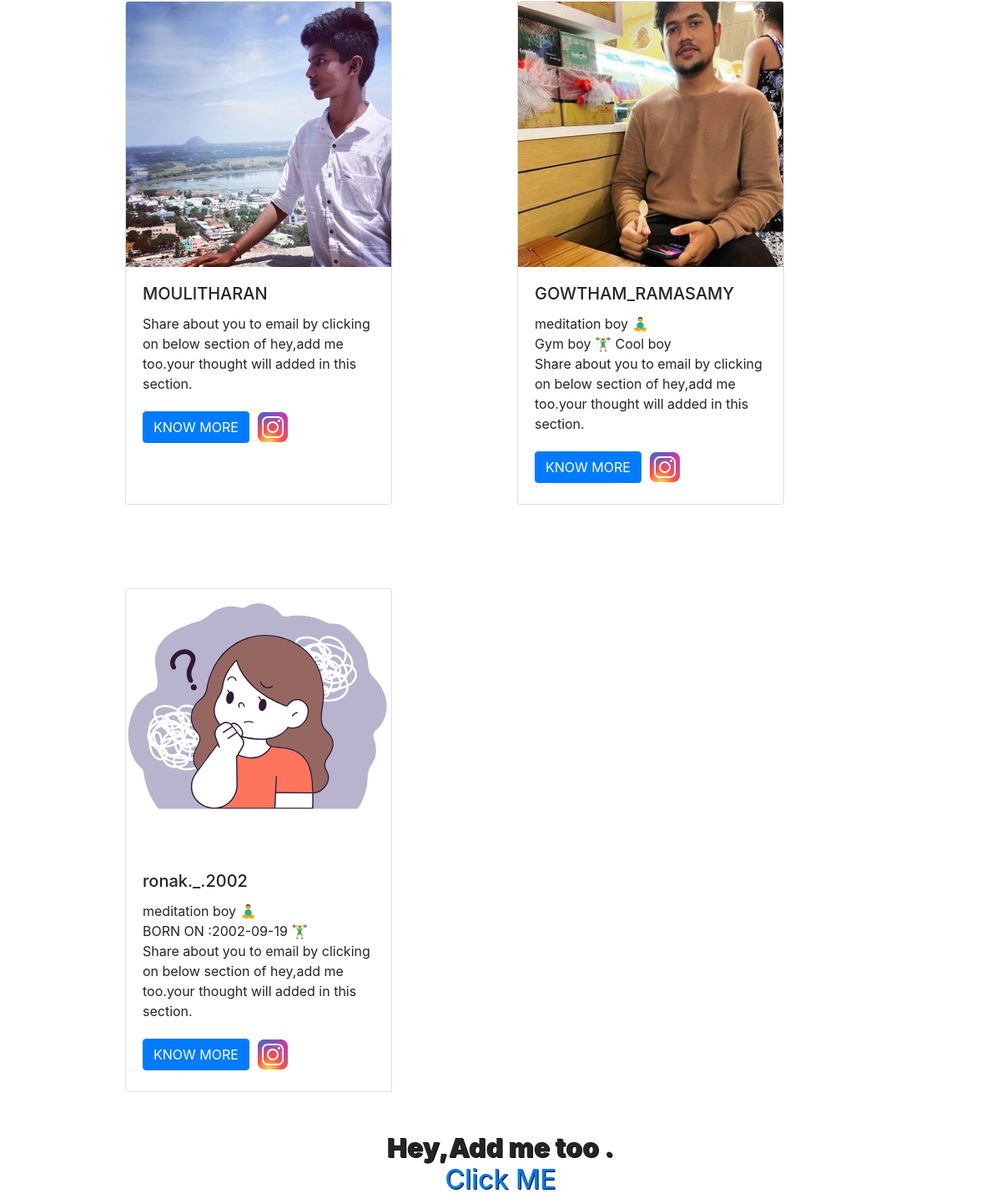
/gotoclass (lower part), run on an earlier commit of the app's database.
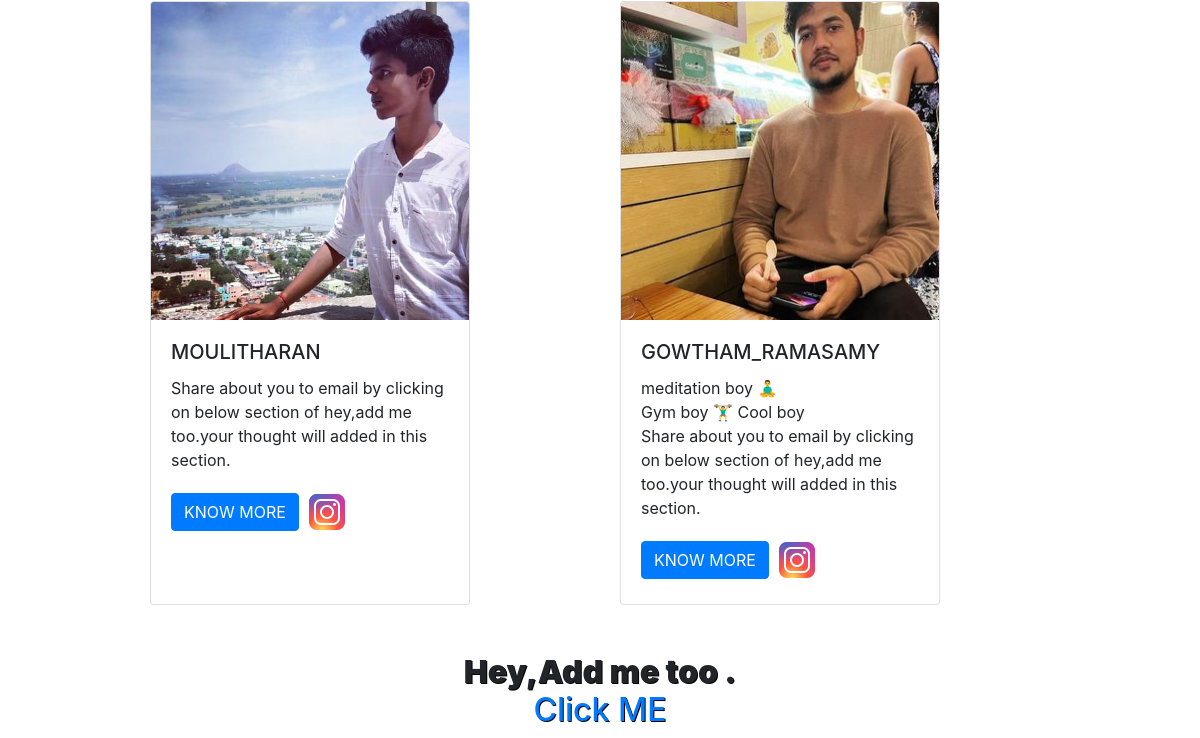
And on a later commit of the database.
### app.py (models this page shows)
class user(db.Model):
	sno=db.Column(db.Integer,primary_key=True)
	pswd=db.Column(db.String(199),nullable=False)
	name=db.Column(db.String(150),unique=True,nullable=False)
	birthday=db.Column(db.String(100),nullable=False)
	time_joined=db.Column(db.DateTime,default=datetime.utcnow)

### app.py (the view)
@app.route('/gotoclass')
def go_class():
	userdata=user.query.all()
	return render_template('goto_class.html',userdata=userdata)

### templates/goto_class.html (shortened to what this page needs)
<!DOCTYPE html>
<html lang="en">
<head>
    <link rel="stylesheet" href="https://cdn.jsdelivr.net/npm/bootstrap@4.0.0/dist/css/bootstrap.min.css">
</head>
<body>
    <div class="card_container" >
      <div class="card" style="width: 20rem; margin-left: 50px;">
        <img class="card-img-top" src="{{url_for('static',filename='assets/img/mouli.jpg')}}" alt="Card image cap">
        <div class="card-body">
          <h5 class="card-title">MOULITHARAN</h5>
          <p class="card-text">Share about you to email by clicking on below section of hey,add me too.your thought will added in this section.</p>
          <a  href="https://www.instagram.com/mt_mouli_003/" class="btn btn-primary">KNOW MORE</a>
          <a href="https://www.instagram.com/mt_mouli_003/">
            <img src=" {{ url_for('static', filename='assets/img/insta.png') }} " alt="">
          </a>
        </div>
      </div>
      <div class="card" style="width: 20rem; margin-left: 50px;">
        <img class="card-img-top" src="{{url_for('static',filename='assets/img/gowtham.jpg')}}" alt="Card image cap">
        <div class="card-body">
          <h5 class="card-title">GOWTHAM_RAMASAMY</h5>
          <p class="card-text">meditation boy &#x1F9D8;&#x200D;&#x2642;&#xFE0F;<br>Gym boy &#x1F3CB;&#xFE0F;&#x200D;&#x2642;&#xFE0F; Cool boy <br>
            Share about you to email by clicking on below section of hey,add me too.your thought will added in this section.</p>
          <a  href="https://www.instagram.com/gowtham__ramasamy_/" class="btn btn-primary">KNOW MORE</a>
          <a href="https://www.instagram.com/gowtham__ramasamy_/">
            <img src=" {{ url_for('static', filename='assets/img/insta.png') }} " alt="">
          </a>
        </div>
      </div>
      {% for i in userdata %}
      {% if i.name!='ronu' %}
      <div class="card" style="width: 20rem; margin-left: 50px;">
        <img class="card-img-top" src="{{url_for('static',filename='assets/img/unknownuser.svg')}}" alt="Card image cap">
        <div class="card-body">
          <h5 class="card-title">{{i.name}}</h5>
          <p class="card-text">meditation boy &#x1F9D8;&#x200D;&#x2642;&#xFE0F;<br>BORN ON :{{i.birthday}} &#x1F3CB;&#xFE0F;&#x200D;&#x2642;&#xFE0F;  <br>
            Share about you to email by clicking on below section of hey,add me too.your thought will added in this section.</p>
          <a  href="https://www.instagram.com/{{i.name}}/" class="btn btn-primary">KNOW MORE</a>
          <a href="https://www.instagram.com/{{i.name}}/">
            <img src=" {{ url_for('static', filename='assets/img/insta.png') }} " alt="">
          </a>
        </div>
      </div>
      {% endif %}
      {% endfor %}
    </div>
<br>
<br>
<br>
      <h2 style="text-decoration: none;font-weight: 900;text-align: center;text-shadow: 1px 1px black;">Hey,Add me too .<a style="text-decoration: none;" href="/email-contact"><h2>Click ME</h2></a></h2>
</body>
</html>

What changed in the data, as far as the page shows it:
no longer on this page (row edited): user: name "ronak._.2002", birthday "2002-09-19"
